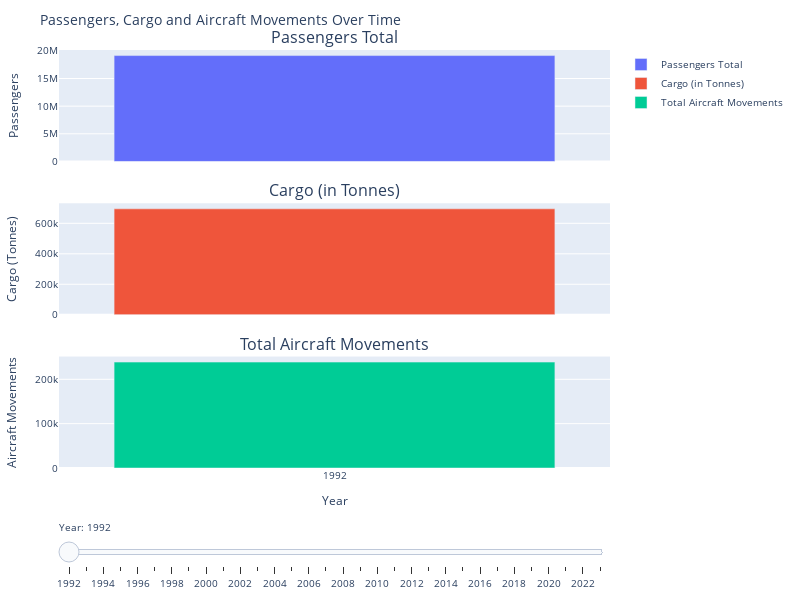

The notebook cell this image was saved under:
### Code cell
import pandas as pd
import plotly.graph_objects as go
from plotly.subplots import make_subplots

# Load the dataset and filter out 2024 data
df_yearly = pd.read_csv("../notebooks/cache/Yearly_Traffic_Data_Cleaned.csv")
df_yearly = df_yearly[df_yearly['Year'] != 2024]

# Create subplots
fig = make_subplots(
    rows=3, cols=1,
    shared_xaxes=True,
    vertical_spacing=0.1,
    subplot_titles=(
        "Passengers Total",
        "Cargo (in Tonnes)",
        "Total Aircraft Movements"
    )
)

# Initial bar traces for 1992
bar_trace1 = go.Bar(x=df_yearly[df_yearly['Year'] == 1992]['Year'], y=df_yearly[df_yearly['Year'] == 1992]['Passengers_Total'], name='Passengers Total', visible=True)
bar_trace2 = go.Bar(x=df_yearly[df_yearly['Year'] == 1992]['Year'], y=df_yearly[df_yearly['Year'] == 1992]['Cargo (tonnes)'], name='Cargo (in Tonnes)', visible=True)
bar_trace3 = go.Bar(x=df_yearly[df_yearly['Year'] == 1992]['Year'], y=df_yearly[df_yearly['Year'] == 1992]['Air_Transport_Movements_Total'], name='Total Aircraft Movements', visible=True)

# Add initial bar traces to subplots
fig.add_trace(bar_trace1, row=1, col=1)
fig.add_trace(bar_trace2, row=2, col=1)
fig.add_trace(bar_trace3, row=3, col=1)

# Line traces for subsequent years
line_trace1 = go.Scatter(x=df_yearly['Year'], y=df_yearly['Passengers_Total'], mode='lines', name='Passengers Total', visible=False)
line_trace2 = go.Scatter(x=df_yearly['Year'], y=df_yearly['Cargo (tonnes)'], mode='lines', name='Cargo (in Tonnes)', visible=False)
line_trace3 = go.Scatter(x=df_yearly['Year'], y=df_yearly['Air_Transport_Movements_Total'], mode='lines', name='Total Aircraft Movements', visible=False)

# Add line traces to subplots
fig.add_trace(line_trace1, row=1, col=1)
fig.add_trace(line_trace2, row=2, col=1)
fig.add_trace(line_trace3, row=3, col=1)

# Update xaxis properties
fig.update_xaxes(title_text="Year", row=3, col=1, tickmode='linear')

# Update yaxis properties
fig.update_yaxes(title_text="Passengers", row=1, col=1)
fig.update_yaxes(title_text="Cargo (Tonnes)", row=2, col=1)
fig.update_yaxes(title_text="Aircraft Movements", row=3, col=1)

# Create slider steps
years = df_yearly['Year'].unique()
steps = []

for i, year in enumerate(years):
    if year == 1992:
        step = dict(
            method='update',
            args=[{
                'visible': [True, True, True, False, False, False]
            }],
            label=str(year)
        )
    else:
        step = dict(
            method='update',
            args=[{
                'visible': [False, False, False, True, True, True],
                'x': [df_yearly['Year'][:i+1]] * 3,
                'y': [df_yearly['Passengers_Total'][:i+1], df_yearly['Cargo (tonnes)'][:i+1], df_yearly['Air_Transport_Movements_Total'][:i+1]],
            }],
            label=str(year)
        )
    steps.append(step)

# Create and add sliders
sliders = [dict(
    active=0,
    currentvalue={"prefix": "Year: "},
    pad={"t": 50},
    steps=steps
)]

fig.update_layout(
    sliders=sliders,
    title_text="Passengers, Cargo and Aircraft Movements Over Time",
    height=600,  # Adjusted height
    width=800,   # Adjusted width
    margin=dict(l=20, r=20, t=50, b=20),  # Adjusted margins
    font=dict(size=10)  # Adjusted font size
)


# Show the plot
fig.show()
